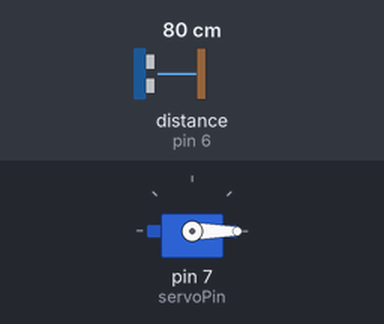
A sketch run on a simulated Arduino Uno, built with avr-gcc and run on an emulated ATmega328P. On the bench: servo. Wiring (inferred from the names in the program): ultrasonic range finder: trigger pin 5; echo pin 6. Inputs (shaded band) come from the test bench; at power-on: distance to the obstacle (sensor on pin 6) 80 cm. The echo pulse lasts 58.3 µs per cm.

Above: at 1.3 s.
1.4 s: distance to the obstacle (sensor on pin 6) set to 12 cm
4.4 s: distance to the obstacle (sensor on pin 6) set to 9 cm
At 7.2 s:
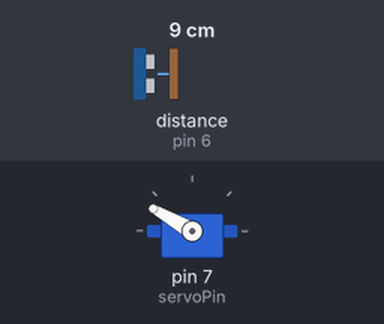
7.4 s: distance to the obstacle (sensor on pin 6) set to 18 cm
At 8.0 s:
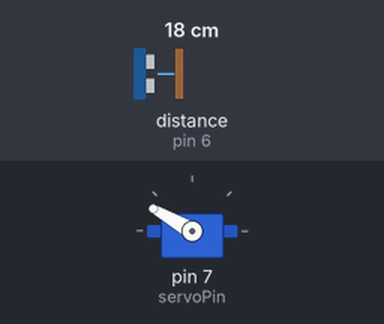
8.9 s: distance to the obstacle (sensor on pin 6) set to 2 cm
At 9.3 s:
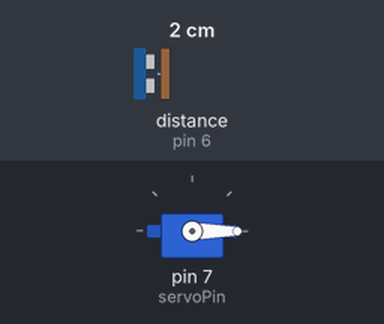
Timing chart, 0 to 12.9 s (numbered marks = the images above; inputs shaded):
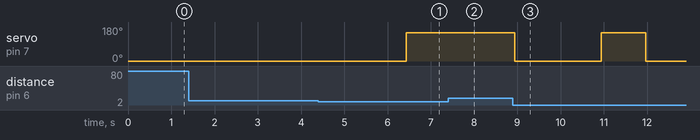

The sketch:

Arduino_Code.ino
```cpp
#include <Servo.h>
Servo servo;                      //intialize a servo object
int echoPin = 6;                  //records the output time from distance sensor
int trigPin = 5;                  //triggers the sound wave
int servoPin = 7;                 //sends signal to actuate servo

long duration;                    //initializing variables
long distance;
long aveDist;
long meanDistance[3];


void setup() {
  Serial.begin(9600);                    //initialize the serial monitor
  servo.attach(servoPin);                //'attaches' servo object to servoPin
  pinMode(trigPin, OUTPUT);              //sets the trigger pin for sensor as output
  pinMode(echoPin, INPUT);               //sets the echo pin for sensor as input
  servo.write(0);                        //sets servo to point 0 (angle of 0 degrees)
  delay(100);                            //delay 100 ms
}

long measure() {
   digitalWrite(trigPin, LOW);           //Set the trig pin to off
   delayMicroseconds(5);
   digitalWrite(trigPin, HIGH);          //Set trig pin to high (send a signal)
   delayMicroseconds(15);
   digitalWrite(trigPin, LOW);           //Set trig pin to low (turn it off)
   duration = pulseIn(echoPin, HIGH);    //Counts the number of microseconds until echoPin reads "HIGH"
   distance = (duration/2) / 29.1;
   //its a round trip so divide by 2 and the speed of sound in microseconds to obtain distance
   return distance;
}

void loop() {

  //take the average of 3 measured distances to minimize random actuations
  for (int i=0;i<3;i++) {
  meanDistance[i]=measure();
  delay(10);
  }
  aveDist =(meanDistance[0]+meanDistance[1]+meanDistance[2])/3;

  if ( aveDist<10 ) {
     //if distance read is less than 10, actuate the motor
     delay(1);
     servo.write(0);
     delay(2000);
     servo.write(150);            //rotate 150 degrees
     delay(1000);
  }
}
```

Measured:
- the behaviour switches between 11 and 10 cm on distance to the obstacle (sensor on pin 6) (found by bisection; images 0 and 1)
- after the input at 1.4 s, every drawn part: stays the same
- after the input at 4.4 s, servo on pin 7 (servoPin): 0° → 150° after 2.0 s
- after the input at 7.4 s, servo on pin 7 (servoPin): stays 150° (without the input it goes to 0° after 0.07 s)
- after the input at 8.9 s, servo on pin 7 (servoPin): 150° → 0° at once, → 150° 2.0 s later, → 0° 1.0 s later
